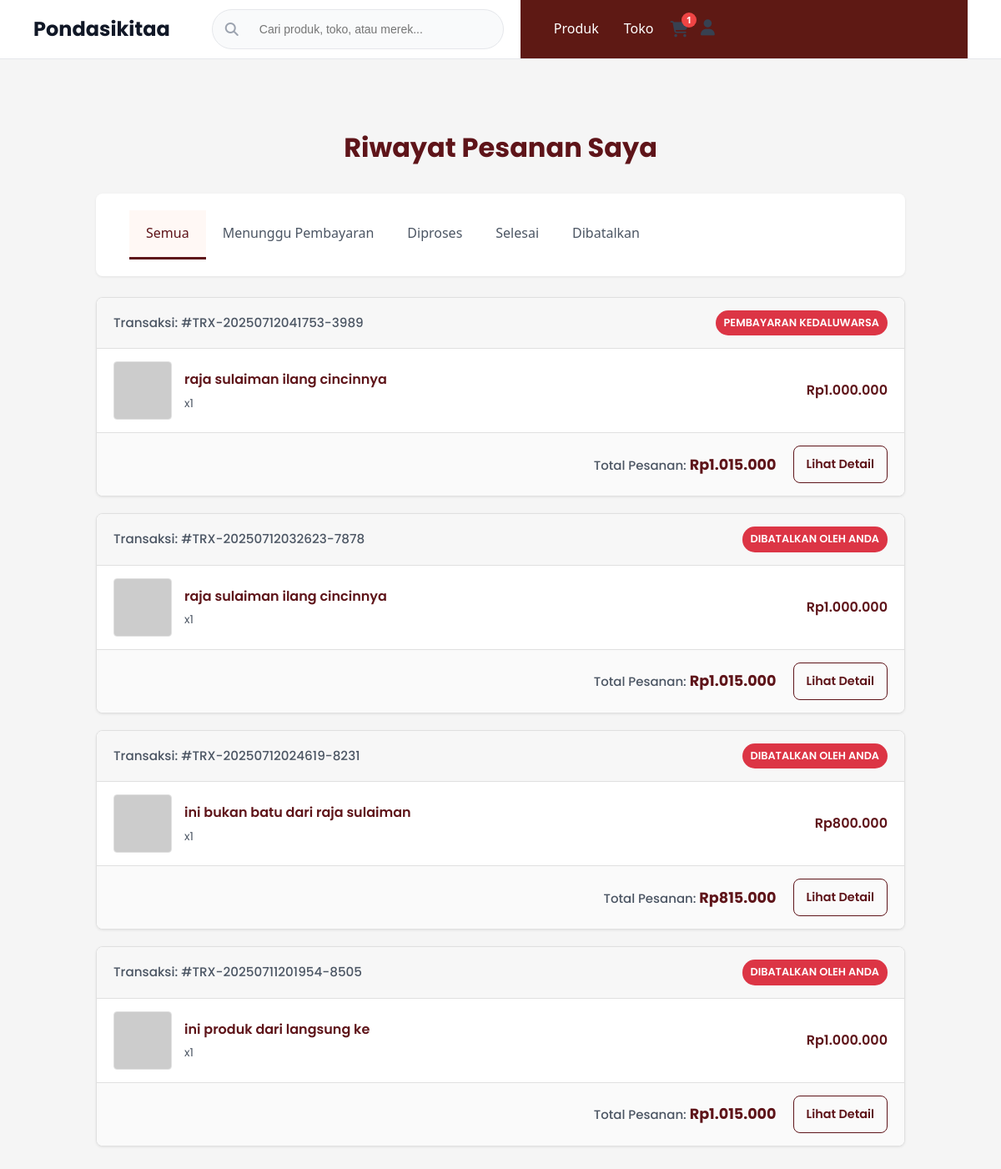
Page /app_customer/pages/pesanan_customer.php (signed in) on the committed database.
### tables this page shows
CREATE TABLE `tb_detail_transaksi` (
  `id` int NOT NULL,
  `transaksi_id` int NOT NULL,
  `toko_id` int NOT NULL,
  `barang_id` int NOT NULL,
  `nama_barang_saat_transaksi` varchar(255) NOT NULL,
  `harga_saat_transaksi` decimal(15,2) NOT NULL,
  `jumlah` int NOT NULL,
  `subtotal` decimal(15,2) NOT NULL,
  `metode_pengiriman` varchar(50) NOT NULL DEFAULT 'DIKIRIM',
  `kurir_terpilih` varchar(100) DEFAULT NULL COMMENT 'Contoh: Pengiriman Toko, JNE, J&T',
  `biaya_pengiriman_item` decimal(12,2) NOT NULL DEFAULT '0.00' COMMENT 'Ongkir untuk sub-pesanan dari toko ini',
  `status_pesanan_item` enum('diproses','siap_kirim','dikirim','sampai_tujuan','dibatalkan','pengajuan_pengembalian','pengembalian_disetujui','pengembalian_ditolak') NOT NULL DEFAULT 'diproses',
  `resi_pengiriman` varchar(100) DEFAULT NULL,
  `catatan_pembeli` text COMMENT 'Alasan pembeli saat mengajukan retur/batal',
  `catatan_penjual` text COMMENT 'Alasan penjual saat menolak retur/batal'
);

CREATE TABLE `tb_transaksi` (
  `id` int NOT NULL,
  `kode_invoice` varchar(50) NOT NULL,
  `sumber_transaksi` enum('ONLINE','OFFLINE') NOT NULL DEFAULT 'ONLINE' COMMENT 'Membedakan pesanan dari web atau dari POS kasir',
  `user_id` int NOT NULL,
  `total_harga_produk` decimal(15,2) NOT NULL,
  `total_diskon` decimal(15,2) NOT NULL DEFAULT '0.00',
  `total_final` decimal(15,2) NOT NULL,
  `metode_pembayaran` varchar(50) DEFAULT NULL,
  `status_pembayaran` enum('pending','paid','failed','expired','cancelled') NOT NULL DEFAULT 'pending',
  `status_pesanan_global` enum('menunggu_pembayaran','diproses','selesai','dibatalkan') NOT NULL DEFAULT 'menunggu_pembayaran',
  `payment_deadline` datetime DEFAULT NULL,
  `shipping_label_alamat` varchar(100) DEFAULT NULL,
  `shipping_nama_penerima` varchar(255) DEFAULT NULL,
  `shipping_telepon_penerima` varchar(20) DEFAULT NULL,
  `shipping_alamat_lengkap` text,
  `shipping_kecamatan` varchar(100) DEFAULT NULL,
  `shipping_kota_kabupaten` varchar(100) DEFAULT NULL,
  `shipping_provinsi` varchar(100) DEFAULT NULL,
  `shipping_kode_pos` varchar(10) DEFAULT NULL,
  `catatan` text,
  `voucher_digunakan` varchar(255) DEFAULT NULL,
  `biaya_pengiriman` decimal(12,2) DEFAULT '0.00',
  `tipe_pengambilan` enum('pengiriman','ambil_di_toko') NOT NULL DEFAULT 'pengiriman',
  `snap_token` varchar(255) DEFAULT NULL,
  `tanggal_transaksi` datetime NOT NULL DEFAULT CURRENT_TIMESTAMP
);

CREATE TABLE `tb_barang` (
  `id` int NOT NULL,
  `toko_id` int NOT NULL,
  `kategori_id` int NOT NULL,
  `kode_barang` varchar(20) DEFAULT NULL,
  `nama_barang` varchar(100) NOT NULL,
  `merk_barang` varchar(100) DEFAULT NULL,
  `deskripsi` text,
  `gambar_utama` varchar(255) DEFAULT NULL,
  `harga` decimal(12,2) NOT NULL,
  `tipe_diskon` enum('NOMINAL','PERSEN') DEFAULT NULL,
  `nilai_diskon` decimal(12,2) DEFAULT NULL,
  `diskon_mulai` datetime DEFAULT NULL,
  `diskon_berakhir` datetime DEFAULT NULL,
  `satuan_unit` varchar(20) NOT NULL DEFAULT 'pcs' COMMENT 'Contoh: pcs, sak, batang, kaleng, m3',
  `stok` int NOT NULL DEFAULT '0',
  `stok_di_pesan` int NOT NULL DEFAULT '0',
  `berat_kg` decimal(10,2) NOT NULL COMMENT 'Dalam Kilogram (KG)',
  `status_moderasi` enum('pending','approved','rejected') NOT NULL DEFAULT 'pending',
  `alasan_penolakan` text COMMENT 'Alasan dari admin jika produk ditolak',
  `is_active` tinyint(1) NOT NULL DEFAULT '1',
  `created_at` timestamp NOT NULL DEFAULT CURRENT_TIMESTAMP,
  `updated_at` timestamp NULL DEFAULT NULL ON UPDATE CURRENT_TIMESTAMP
);

### app_customer/pages/pesanan_customer.php (the view, shortened to what this page needs)
<?php
include '../../config/koneksi.php';
$id_user = $_SESSION['user']['id'];
$display_statuses_map = [
    'Semua' => 'Semua',
    'menunggu_pembayaran' => 'Menunggu Pembayaran',
    'diproses' => 'Diproses',
    'selesai' => 'Selesai',
    'dibatalkan' => 'Dibatalkan'
];
$status_filter_raw = $_GET['status'] ?? 'Semua';
$status_filter_db = array_search($status_filter_raw, $display_statuses_map);
$current_display_filter = $status_filter_raw;
$sql_where = '';
$query_string = "
    SELECT
        p.id AS transaksi_id,
        p.kode_invoice,
        p.status_pesanan_global, -- Menggunakan status_pesanan_global
        p.status_pembayaran,
        p.payment_deadline,
        p.total_final AS total_transaksi, -- Menggunakan total_final
        p.tanggal_transaksi,
        p.metode_pembayaran,
        p.tipe_pengambilan,
        pd.jumlah,
        pd.harga_saat_transaksi AS harga_satuan,
        b.nama_barang,
        b.gambar_utama -- Menggunakan gambar_utama dari tb_barang
    FROM tb_transaksi p
    JOIN tb_detail_transaksi pd ON p.id = pd.transaksi_id
    JOIN tb_barang b ON pd.barang_id = b.id
    WHERE p.user_id = ? $sql_where
    ORDER BY p.tanggal_transaksi DESC, p.id DESC
";
$stmt = $koneksi->prepare($query_string);
if ($status_filter_db !== 'Semua') {
    $stmt->bind_param("is", $id_user, $status_filter_db);
} else {
    $stmt->bind_param("i", $id_user);
}
$stmt->execute();
$result = $stmt->get_result();
function getStatusClass($status_pesanan_global, $status_pembayaran = '') {
    $status_global_lower = strtolower($status_pesanan_global);
    $status_pembayaran_lower = strtolower($status_pembayaran);
    if ($status_global_lower == 'dibatalkan' || $status_pembayaran_lower == 'expired' || $status_pembayaran_lower == 'cancelled') {
        return 'status-failed';
    }
}
$transaksi_grouped = [];
while ($row = $result->fetch_assoc()) {
    $transaksi_id = $row['transaksi_id'];
    if (!isset($transaksi_grouped[$transaksi_id])) {
        $display_status_text = ucwords(str_replace('_', ' ', $row['status_pesanan_global']));
        if ($row['status_pembayaran'] == 'expired') {
            $display_status_text = 'Pembayaran Kedaluwarsa';
        } elseif ($row['status_pembayaran'] == 'cancelled') {
            $display_status_text = 'Dibatalkan oleh Anda';
        }
        elseif ($row['tipe_pengambilan'] == 'ambil_di_toko' && $row['status_pembayaran'] == 'paid' && $row['status_pesanan_global'] == 'diproses') {
            $display_status_text = 'Siap Diambil';
        }
        elseif ($row['tipe_pengambilan'] == 'pengiriman' && $row['status_pembayaran'] == 'paid' && $row['status_pesanan_global'] == 'diproses') {
            $display_status_text = 'Sedang Diproses';
        }
        $transaksi_grouped[$transaksi_id] = [
            'kode_invoice' => $row['kode_invoice'],
            'status_pesanan_global_db' => $row['status_pesanan_global'],
            'status_pembayaran' => $row['status_pembayaran'],
            'display_status' => $display_status_text,
            'tipe_pengambilan' => $row['tipe_pengambilan'],
            'total_transaksi' => $row['total_transaksi'],
            'tanggal_transaksi' => $row['tanggal_transaksi'],
            'items' => []
        ];
    }
    $transaksi_grouped[$transaksi_id]['items'][] = [
        'nama_barang' => $row['nama_barang'],
        'gambar_barang' => $row['gambar_utama'],
        'jumlah' => $row['jumlah'],
        'harga_satuan' => $row['harga_satuan']
    ];
}
?>
<!DOCTYPE html>
<html lang="id">
<head>
    <link rel="stylesheet" href="../../assets/css/navbar_style.css">
    <link rel="stylesheet" href="../../assets/css/pesanan_customer.css">
    <link href="../assets/css/navbar.css" rel="stylesheet">
    <link rel="stylesheet" href="https://cdnjs.cloudflare.com/ajax/libs/font-awesome/6.4.0/css/all.min.css">
</head>
<body>
    <?php include('partials/navbar.php'); ?>
    <div class="container">
        <h1>Riwayat Pesanan Saya</h1>
        <nav class="nav-tabs">
            <?php foreach($display_statuses_map as $db_val => $display_name): ?>
                <a href="?status=<?= urlencode($display_name) ?>" class="<?= ($current_display_filter == $display_name) ? 'active' : '' ?>">
                    <?= htmlspecialchars($display_name) ?>
                </a>
            <?php endforeach; ?>
        </nav>
        <?php if (empty($transaksi_grouped)): ?>
            <div class="empty-state">
                <p>Anda belum memiliki pesanan dengan status "<?= htmlspecialchars($current_display_filter) ?>".</p>
            </div>
        <?php else: ?>
            <?php foreach ($transaksi_grouped as $id_transaksi => $transaksi): ?>
                <article class="order-card">
                    <div class="order-header">
                        <span>Transaksi: #<?= htmlspecialchars($transaksi['kode_invoice']) ?></span>
                        <span class="order-status <?= getStatusClass($transaksi['status_pesanan_global_db'], $transaksi['status_pembayaran']) ?>">
                            <?= htmlspecialchars($transaksi['display_status']) ?>
                        </span>
                    </div>
                    <div class="order-body">
                        <?php foreach ($transaksi['items'] as $item): ?>
                            <div class="product-item">
                                <img src="/assets/uploads/products/<?= htmlspecialchars($item['gambar_barang']) ?>" alt="<?= htmlspecialchars($item['nama_barang']) ?>" class="product-image" onerror="this.src='https://via.placeholder.com/80';">
                                <div class="product-details">
                                    <h4><?= htmlspecialchars($item['nama_barang']) ?></h4>
                                    <p>x<?= htmlspecialchars($item['jumlah']) ?></p>
                                </div>
                                <div class="product-price">
                                    <span>Rp<?= number_format($item['harga_satuan'], 0, ',', '.') ?></span>
                                </div>
                            </div>
                        <?php endforeach; ?>
                    </div>
                    <div class="order-footer">
                        <div class="total-price">
                            <span>Total Pesanan: </span>
                            Rp<?= number_format($transaksi['total_transaksi'], 0, ',', '.') ?>
                        </div>
                        <a href="detail_pesanan.php?id=<?= $id_transaksi ?>" class="btn btn-outline">Lihat Detail</a>
                    </div>
                </article>
            <?php endforeach; ?>
        <?php endif; ?>
    </div>
</body>
</html>

### app_customer/pages/partials/navbar.php (shortened to what this page needs)
<?php
require_once __DIR__ . '/../../../config/koneksi.php';
$is_logged_in = isset($_SESSION['user']['logged_in']) && $_SESSION['user']['logged_in'] === true;
$user_level = $is_logged_in ? $_SESSION['user']['level'] : 'guest';
$user_id = $is_logged_in ? $_SESSION['user']['id'] : null;
$total_item_keranjang = 0;
if ($is_logged_in && $user_level !== 'admin' && $user_id !== null) {
    $stmt = $koneksi->prepare("SELECT SUM(jumlah) as total FROM tb_keranjang WHERE user_id = ?");
    if ($stmt) {
        $stmt->bind_param("i", $user_id);
        $stmt->execute();
        $result = $stmt->get_result();
        $data = $result->fetch_assoc();
        $total_item_keranjang = $data['total'] ?? 0;
    }
}
?>
<header class="navbar-fixed">
    <div class="navbar-container">
        <div class="navbar-left">
            <a href="/index.php" class="navbar-logo">
                <h3>Pondasikitaa</h3>
            </a>
            <form action="../search.php" method="GET" class="search-bar">
                <i class="fas fa-search"></i>
                <input type="text" name="query" placeholder="Cari produk, toko, atau merek...">
            </form>
        </div>
        <nav class="navbar-right">
            <ul class="nav-links js-nav-links">
                <li><a href="../pages/produk.php" class="nav-link">Produk</a></li>
                <li><a href="../pages/semua_toko.php" class="nav-link">Toko</a></li>
            </ul>
            <div class="nav-actions">
                <a href="keranjang.php" class="action-btn cart-btn">
                    <i class="fas fa-shopping-cart"></i>
                    <?php if ($total_item_keranjang > 0): ?>
                        <span class="cart-badge"><?= htmlspecialchars($total_item_keranjang) ?></span>
                    <?php endif; ?>
                </a>
                <?php if ($is_logged_in): ?>
                    <div class="dropdown js-dropdown">
                        <button class="action-btn profile-btn">
                            <i class="fas fa-user"></i>
                        </button>
                    </div>
                <?php else:  ?>
                    <a href="/auth/login_customer.php" class="btn btn-secondary">Masuk</a>
                    <a href="/auth/register_customer.php" class="btn btn-primary">Daftar</a>
                <?php endif; ?>
            </div>
        </nav>
    </div>
</header>

### assets/css/navbar_style.css (style rules this page uses)
:root { --navbar-bg: #FFFFFF; --navbar-surface: #F9FAFB; --navbar-border: #E5E7EB; --navbar-text-primary: #111827; --navbar-text-secondary: #374151; --navbar-accent: #4F46E5; --navbar-error: #EF4444; }
.navbar-fixed { background-color: var(--navbar-bg); border-bottom: 1px solid var(--navbar-border); padding: 0 40px; position: sticky; top: 0; z-index: 999; width: 100%; }
.navbar-container { display: flex; justify-content: space-between; align-items: center; height: 70px; max-width: 1400px; margin: 0 auto; }
.navbar-left { display: flex; align-items: center; gap: 30px; }
.navbar-logo h3 { font-size: 1.5rem; font-weight: 700; color: var(--navbar-text-primary); }
a { text-decoration: none; }
.search-bar { display: flex; align-items: center; background-color: var(--navbar-surface); border: 1px solid var(--navbar-border); border-radius: 25px; padding: 5px 15px; width: 350px; }
.search-bar i { color: #9CA3AF; margin-right: 10px; }
.search-bar input { border: none; background: transparent; outline: none; width: 100%; font-size: 0.9rem; }
.navbar-right { display: flex; align-items: center; gap: 20px; }
.nav-links { display: flex; list-style: none; gap: 25px; }
.nav-link { color: var(--navbar-text-secondary); font-weight: 500; font-size: 0.9rem; position: relative; padding: 5px 0; }
.nav-link::after { content: ''; position: absolute; bottom: 0; left: 0; width: 0; height: 2px; background-color: var(--navbar-text-primary); transition: width 0.3s ease; }
.nav-actions { display: flex; align-items: center; gap: 15px; }
.action-btn { background: none; border: none; cursor: pointer; font-size: 1.2rem; color: var(--navbar-text-secondary); position: relative; }
.cart-btn .cart-badge { position: absolute; top: -5px; right: -10px; background-color: var(--navbar-error); color: white; font-size: 0.7rem; font-weight: 700; border-radius: 50%; width: 18px; height: 18px; display: flex; justify-content: center; align-items: center; }
.btn { padding: 8px 16px; border-radius: 8px; font-weight: 600; font-size: 0.9rem; border: 1px solid transparent; }
.dropdown { position: relative; }

### assets/css/navbar.css (style rules this page uses)
* { margin: 0; padding: 0; box-sizing: border-box; }
nav { background-color: #5E1914; padding: 20px 40px; font-family: 'Segoe UI', sans-serif; position: sticky; top: 0; width: 100%; z-index: 1000; }
.navbar-container { display: flex; align-items: center; justify-content: space-between; }
ul.nav-links { list-style: none; display: flex; gap: 30px; }
ul.nav-links li { position: relative; }
ul.nav-links li a { color: white; text-decoration: none; font-size: 16px; padding-bottom: 5px; transition: all 0.3s ease; }
.search-bar { flex-grow: 1; margin: 0 20px; max-width: 500px; display: flex; }
.search-bar input { width: 100%; padding: 10px 15px; border: none; border-radius: 4px 0 0 4px; font-size: 14px; }
.fas.fa-search { font-size: 16px; }

### rows in the picture
tb_detail_transaksi: transaksi.kode_invoice "TRX-20250712041753-3989", display_status "PEMBAYARAN KEDALUWARSA", nama_barang "raja sulaiman ilang cincinnya", jumlah "1", harga_satuan "1.000.000", transaksi.total_final "1.015.000"
tb_detail_transaksi: transaksi.kode_invoice "TRX-20250712032623-7878", display_status "DIBATALKAN OLEH ANDA", nama_barang "raja sulaiman ilang cincinnya", jumlah "1", harga_satuan "1.000.000", transaksi.total_final "1.015.000"
tb_detail_transaksi: transaksi.kode_invoice "TRX-20250712024619-8231", display_status "DIBATALKAN OLEH ANDA", barang.nama_barang "ini bukan batu dari raja sulaiman", jumlah "1", harga_saat_transaksi "800.000", transaksi.total_final "815.000"
tb_detail_transaksi: transaksi.kode_invoice "TRX-20250711201954-8505", display_status "DIBATALKAN OLEH ANDA", barang.nama_barang "ini produk dari langsung ke", jumlah "1", harga_saat_transaksi "1.000.000", transaksi.total_final "1.015.000"

### other values in the picture
$total_item_keranjang "1"
$display_name "Semua"
$display_name "Menunggu Pembayaran"
$display_name "Diproses"
$display_name "Selesai"
$display_name "Dibatalkan"
